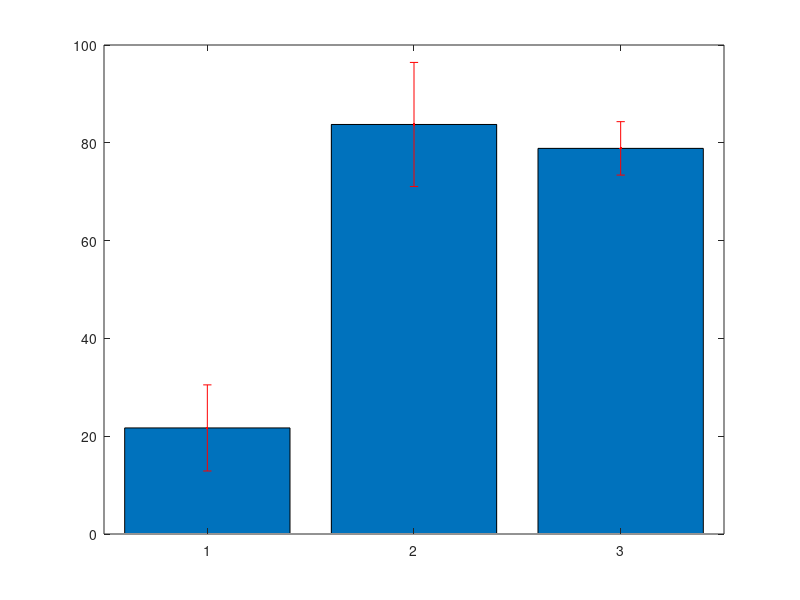

Recreate this plot in MATLAB. (Note: this script raises an error after producing the figure.)
clear;
close all;
clc;
%% Data
lp1 = [
    0 3890 1.0088206950958953 3.924312503923033
    1 1455 1.0610270532543933 1.543794362485142
    2 4230 0.9698472734566006 4.10245396672142
    3 4555 0.9593282311429704 4.36974009285623
    4 780 1.102880350420086 0.8602466733276669
    5 4980 0.9903874528578828 4.932129515232257
    6 2750 0.9253172565845867 2.5446224556076134
    7 3150 0.9052400569072491 2.8515061792578345
    ];
lp2=[
    0 1465 1.203853157400052 1.7636448755910763
    1 3280 0.9295719695243234 3.048996060039781
    2 775 1.192478732884209 0.924171017985262
    3 3515 0.934095729364672 3.283346488716822
    4 3335 0.9417114510780749 3.1406076893453796
    ];
lp3=[
    0 2970 0.9738629909578043 2.892373083144679
    1 1185 1.0474943673348402 1.2412808252917857
    2 3600 0.9462060334745899 3.4063417205085234
    3 525 1.0279028039005098 0.5396489720477676
    4 2025 1.0507712724861207 2.127811826784394
    5 2866 0.9504430584074427 2.723969805395731
    ];
lp4=[
    0 3335 0.9531715297444827 3.17882705169785
    1 630 1.0689522856595903 0.6734399399655419
    2 2740 0.9503707152952611 2.6040157599090152
    3 4650 0.9913469958218916 4.609763530571795
    4 6010 0.9634252795757868 5.7901859302504795
    5 780 1.0717231470559867 0.8359440547036696
    6 3875 0.9289526906656138 3.5996916763292535
    7 630 1.0882936796813782 0.6856250181992684
    8 895 1.1098948901584715 0.993355926691832
    9 3140 0.943312009616095 2.9619997101945383
    ];
lp5=[
    0 3125 0.9802001822888095 3.0631255696525295
    1 635 1.1134742235252513 0.7070561319385346
    2 6015 0.9487583236685666 5.706781316866428
    3 1595 1.2415171779153304 1.980219898774952
    4 1125 1.121762854335895 1.261983211127882
    5 3295 0.9727828011596518 3.2053193298210525
    6 4616 0.8623659710846663 3.9806813225268196
    7 640 1.0521150780712034 0.6733536499655702
    8 6110 0.7996139805304215 4.885641421040876
    9 1675 1.2402666204476973 2.077446589249893
    10 475 1.0164501728059547 0.4828138320828285
    11 4430 0.9667360286505032 4.2826406069217295
    ];
cp1 = [
    0 1905 1.2673512435403365 2.414304118944341
    1 4035 0.9880790501090011 3.9868989671898194
    2 3480 0.9875656676000227 3.436728523248079
    3 1815 1.0873924099959567 1.9736172241426613
    4 3986 1.0228100681858379 4.07692093178875
    5 3050 1.07761051319525 3.2867120652455126
    6 3255 1.0627029216787174 3.459098010064225
    7 2025 1.1264750689870635 2.2811120146988038
    8 1235 1.2022951711521523 1.484834536372908
    9 4346 0.9507467395497888 4.131945330083382
    10 3445 1.0394579657635208 3.580932692055329
    11 1470 1.0874018748519434 1.5984807560323568
    12 4095 0.9729929758033348 3.984406235914656
    13 1635 1.0978039111162938 1.7949093946751404
    14 4449 0.9307395688552779 4.140860341837131
    15 1765 1.1209520810416174 1.9784804230384545
    16 3406 0.942624424209981 3.2105787888591952
    17 1390 1.0485240359441248 1.4574484099623335
    18 1545 1.0329791827525618 1.595952837352708
    19 4530 0.927696119580408 4.202463421699248
    20 2855 0.9734124653331148 2.7790925885260425
    21 1390 1.1330011588097206 1.5748716107455116
    22 4275 1.0448006424224106 4.466522746355805
    23 2348 1.0440452951908636 2.451418353108148
    24 4415 0.9942151084579501 4.389459703841849
    25 1420 1.0768854289748218 1.5291773091442469
    26 4205 0.9510983689829403 3.999368641573264
    27 1420 1.0755344380376564 1.527258902013472
    28 2295 1.0471802799051941 2.4032787423824207
    29 3356 0.9443071649523301 3.16909484558002
    30 2340 1.1286354748964091 2.641007011257597
    ];
cp2 = [
    0 3450 1.0273196635484572 3.5442528392421773
    1 1870 1.096015320007397 2.049548648413832
    2 3620 0.989648080346611 3.5825260508547316
    3 1690 1.1530109862925768 1.948588566834455
    4 6440 0.9266282728660121 5.967486077257118
    5 1385 1.1688335949384756 1.6188345289897887
    6 2395 1.094879024169292 2.6222352628854546
    7 3070 0.9807579698646902 3.010926967484599
    8 1855 1.0960888903563784 2.0332448916110817
    9 1320 1.1443031555809065 1.5104801653667967
    10 1290 1.109549385216667 1.4313187069295004
    11 415 1.1146495005951829 0.4625795427470009
    12 4174 0.9883513203553793 4.125378411163353
    13 1615 1.0381343167115356 1.67658692148913
    14 2897 1.0013821870612232 2.9010041959163635
    15 1795 1.0417499489987467 1.86994115845275
    16 3043 0.9698131937291891 2.9511415485179224
    17 1725 1.3245504940874173 2.2848496023007945
    18 3126 0.9390474895438737 2.935462452314149
    19 1540 1.1194429177891676 1.7239420933953182
    20 3755 0.9791807974125495 3.6768238942841234
    21 1765 1.0750861901005313 1.897527125527438
    22 1610 1.0251873554164759 1.650551642220526
    23 2062 1.0999500729928517 2.2680970505112605
    24 1490 1.009256061530364 1.5037915316802424
    25 1320 1.016886822056689 1.3422906051148293
    26 5070 0.6140766640310743 3.1133686866375463
    ];
cp3 = [
    0 3505 0.993073408825086 3.4807222979319263
    1 1885 1.1180702631557127 2.1075624460485183
    2 4299 1.001056412868601 4.303541518922116
    3 2285 1.0622960295525248 2.427346427527519
    4 4110 0.9685400497295059 3.980699604388269
    5 1341 1.148746765090313 1.5404694119861098
    6 5790 0.976689266412359 5.655030852527559
    7 3190 1.05268009188577 3.358049493115606
    8 3209 0.9887095597861242 3.1727689773536727
    9 1970 1.0184566774689547 2.0063596546138407
    10 2065 1.083788952011477 2.2380241859037002
    11 5965 0.9583153603019833 5.7163511242013305
    12 1410 1.1516225551860257 1.6237878028122963
    13 860 1.0810669859858308 0.9297176079478146
    14 2135 1.278874256131602 2.73039653684097
    15 2520 1.0664794422175565 2.6875281943882423
    16 3580 0.9663378585987054 3.459489533783365
    17 2895 1.0902349003755034 3.1562300365870826
    18 1580 1.012286823844384 1.5994131816741266
    19 1825 1.1547555389815312 2.1074288586412946
    20 4215 1.034624016967635 4.3609402315185815
    21 1200 1.1942802005170439 1.4331362406204526
    22 4730 1.0096521782936614 4.775654803329018
    23 1135 1.0990961239114507 1.2474741006394965
    24 2745 1.0953065254485579 3.0066164123562915
    25 1305 1.129850572235049 1.4744549967667389
    26 2158 1.0628141265271422 2.293552885045573
    27 2430 1.0733492391010866 2.60823865101564
    ];
cp4=[
    0 4515 1.023685212122565 4.621938732733382
    1 1850 1.100450454179167 2.0358333402314592
    2 2215 1.0039994168940105 2.223858708420233
    3 4425 1.0112488036838656 4.474775956301105
    4 2040 1.0895712275667706 2.2227253042362123
    5 1400 1.1236324333364984 1.5730854066710978
    6 3300 0.9719586399951917 3.2074635119841326
    7 2410 1.0802129362755917 2.6033131764241757
    8 1750 1.1616488071821571 2.032885412568775
    9 5670 0.9258287205499578 5.249448845518261
    10 2420 1.0286835545949533 2.489414202119787
    11 6400 0.8892785814429751 5.691382921235041
    12 1484 1.0688821683343899 1.5862211378082345
    13 4795 0.9603264029794246 4.604765102286341
    14 1800 1.063412203540891 1.914141966373604
    15 4315 0.9143513654790879 3.9454261420422645
    16 4140 0.9887198522190742 4.0933001881869675
    17 1365 1.0915155591537198 1.4899187382448276
    18 3910 0.9409281841390006 3.6790291999834923
    19 2260 1.1087124407496534 2.5056901160942164
    20 3114 0.9517750716717241 2.963827573185749
    21 1935 1.0578209073330713 2.046883455689493
    22 1420 1.1052165599254575 1.5694075150941496
    23 2685 1.0756010408184977 2.8879887945976668
    24 3800 1.0275297943146644 3.904613218395725
    25 1515 1.1703255035441475 1.7730431378693836
    26 6835 0.8152818881959859 5.572451705819564
    27 880 1.1332174595615867 0.9972313644141964
    28 3830 1.000689804778273 3.832641952300786
    29 1240 1.1156801148072095 1.3834433423609398
    30 2480 1.0192490305510928 2.52773759576671
    31 8845 0.9664332922742322 8.548102470165585
    ];
cp5 = [
    0 1175 1.1585207146052454 1.3612618396611633
    1 6190 0.9337012239692091 5.779610576369404
    2 3160 0.9943291856048125 3.1420802265112076
    3 1581 1.1526020119800757 1.8222637809404996
    4 3720 1.0255785512677111 3.815152210715886
    5 2541 1.181159673717811 3.001326730916958
    6 3973 1.0694940164542956 4.249099727372916
    7 1965 1.1601334284096092 2.2796621868248823
    8 3205 0.9910432646631028 3.1762936632452443
    9 2555 1.116231510660614 2.851971509737869
    10 4645 1.0149305166127123 4.714352249666048
    11 3420 0.9879040526309498 3.3786318599978484
    12 1565 1.1349492760402131 1.7761956170029334
    13 4120 0.9338881037187583 3.8476189873212845
    14 1660 1.0833587958077147 1.7983756010408065
    15 1635 1.071019279606814 1.7511165221571412
    16 4525 1.0708639654876912 4.845659443831803
    17 1655 1.1433451231886498 1.8922361788772153
    18 1855 1.0809015461924498 2.0050723681869944
    19 1025 1.0945546917051387 1.1219185589977672
    20 1820 1.1225181791206842 2.042983085999645
    21 3415 1.059875343476308 3.6194742979715917
    22 1130 1.3068010299939283 1.4766851638931389
    23 3575 1.0035937295759905 3.587847583234166
    24 1135 1.0865904029864948 1.2332801073896718
    25 3605 1.0437389526390224 3.7626789242636756
    26 1160 1.082813740501496 1.2560639389817352
    27 3590 0.9500396251150242 3.4106422541629366
    28 3010 0.974735962492816 2.933955247103376
    29 2165 1.093614767294411 2.3676759711923996
    ];

sp1 = [
    0 775 1.8018436631651316 1.396428838952977
    1 1850 1.224445430729376 2.2652240468493456
    2 1025 1.2278294224960689 1.2585251580584706
    3 5771 1.3695883027226847 7.903894095012613
    4 2055 1.2147614138311862 2.4963347054230876
    5 1600 1.2701030289919455 2.0321648463871127
    6 1125 1.0282580802493366 1.1567903402805035
    7 1135 1.062417365506856 1.2058437098502817
    8 3055 1.1592409373742558 3.5414810636783516
    9 1125 1.2294871549484505 1.383173049317007
    10 3135 1.206448176997359 3.7822150348867205
    11 1200 1.1975328178207374 1.4370393813848847
    12 2750 1.203477185737135 3.309562260777121
    13 1300 1.1833354577113098 1.5383360950247027
    14 1230 1.1773170612920978 1.4480999853892802
    15 3108 1.1631227830552546 3.6149856097357316
    16 1220 1.1954002013330225 1.4583882456262875
    17 3073 1.1273116292418885 3.4642286366603234
    18 1495 1.1085560012185396 1.6572912218217166
    19 3855 1.3203728473871 5.090037326677271
    20 1295 1.1450351761808375 1.4828205531541847
    21 910 1.2952921184466093 1.1787158277864143
    22 6290 0.968560660000316 6.0922465514019875
    23 1255 1.3000078275287523 1.631509823548584
    24 3750 1.1744346189906254 4.404129821214845
    25 930 1.2366702410908599 1.1501033242144998
    26 1150 1.2400769869297403 1.4260885349692014
    27 3525 1.1887156519694702 4.190222673192382
    28 995 1.190613676353487 1.1846606079717195
    29 1040 1.1520868276543605 1.1981703007605349
    ];

sp2=[
    30 6440 0.9692541892280839 6.24199697862886
    31 1385 1.1988340081091844 1.6603851012312203
    32 1520 1.1403480623972873 1.7333290548438767
    33 1004 1.1550857124206513 1.159706055270334
    34 2945 1.3390719466642855 3.943566882926321
    35 1170 1.1604078106656066 1.3576771384787596
    36 5715 1.0136825593989311 5.793195826964891
    37 1085 1.1396275812909515 1.2364959257006825
    38 1655 1.2455176300634763 2.061331677755053
    39 4185 1.1276741236241137 4.719316207366916
    40 995 1.1199401432678728 1.1143404425515335
    41 2740 1.1190948710467983 3.0663199466682274
    42 1040 1.1167477375367918 1.1614176470382636
    43 3580 1.1286569627650163 4.040591926698758
    44 1010 1.2018695674119222 1.2138882630860415
    45 6060 1.0403060518157403 6.304254674003386
    46 1360 1.2142301966092452 1.6513530673885737
    47 5645 0.9273269057853939 5.234760383158548
    48 1060 1.1381043551823868 1.20639061649333
    49 2885 1.2032566588330418 3.471395460733326
    50 1010 1.104547401760669 1.1155928757782756
    51 3650 1.1260298883637274 4.110009092527606
    52 1445 1.1380672076055498 1.6445071149900194
    53 1400 1.181416685199475 1.653983359279265
    54 3385 1.219546152091698 4.128163724830398
    55 1020 1.1808773141168298 1.2044948603991663
    56 3042 1.2077614936171077 3.6740104635832416
    57 1225 1.1528975320049002 1.4122994767060026
    58 2925 1.1923835359574892 3.4877218426756564
    59 1650 1.148222247248501 1.8945667079600266
    ];

sp3=[
    60 1040 1.2142024791616688 1.2627705783281356
    61 3935 1.1866039389499194 4.669286499767932
    62 1620 1.2181414500669328 1.973389149108431
    63 1780 1.171203909202375 2.084742958380227
    64 1070 1.155741325769953 1.2366432185738496
    65 1028 1.158221770552227 1.1906519801276896
    66 3300 1.1875747572691557 3.918996698988214
    67 1715 1.1729398175118082 2.011591787032751
    68 1020 1.15742413020385 1.180572612807927
    69 1060 1.1357021585002198 1.203844288010233
    70 3948 1.152848216341467 4.551444758116112
    71 1085 1.1294960304319244 1.2255031930186377
    72 2965 1.4142649247116899 4.1932955017701605
    73 1095 1.1330796511307932 1.2407222179882185
    74 5220 1.2099545911013692 6.315962965549147
    75 1028 1.1762200999747807 1.2091542627740746
    76 3170 1.2862175885992337 4.077309755859571
    77 1120 1.1495386328159714 1.2874832687538877
    78 1025 1.187945640279086 1.2176442812860633
    79 950 1.159371963241877 1.1014033650797832
    80 3585 1.209584543880874 4.336360589812934
    81 1036 1.2891946429550507 1.3356056501014324
    82 2915 1.308788310168134 3.8151179241401105
    83 1040 1.1963511273292742 1.2442051724224452
    84 2970 1.2568633719959768 3.7328842148280508
    85 1095 1.161822629789899 1.2721957796199395
    86 3085 1.2958078505226087 3.997567218862248
    87 1070 1.1407843828488107 1.2206392896482272
    88 3130 1.2131239088425652 3.797077834677229
    89 1030 1.150618289417443 1.1851368380999663
    ];

sp4=[
    90 2940 1.3592488548329769 3.996191633208952
    90 2940 1.3592488548329769 3.996191633208952
    91 1040 1.1809912956002766 1.2282309474242876
    92 3071 1.24404700283771 3.8204683457146076
    93 1010 1.1266286074929595 1.137894893567889
    94 1775 1.1619721439693758 2.062500555545642
    95 3699 1.207553697714971 4.466741127847677
    96 1710 1.131270942324706 1.9344733113752475
    97 4625 1.1027443971645041 5.100192836885832
    98 1010 1.2140124201694482 1.2261525443711427
    99 3425 1.2090101900736916 4.140859901002393
    100 2095 1.1457784410882015 2.400405834079782
    101 1055 1.210227275002073 1.276789775127187
    102 3447 1.2800934678549216 4.412482183695914
    103 1060 1.148974333512523 1.2179127935232745
    104 2910 1.2936776894773858 3.7646020763791928
    105 1030 1.1955104048410083 1.2313757169862385
    106 1155 1.1290392890905518 1.3040403788995876
    107 3540 1.1746587271430438 4.158291894086375
    108 985 1.1401443649947605 1.123042199519839
    109 3270 1.2024502746473158 3.932012398096723
    110 1075 1.086619669015019 1.1681161441911454
    111 3455 1.16026134985689 4.008702963755555
    112 1035 1.1303783336370978 1.1699415753143962
    113 3410 1.2161921125359922 4.147215103747733
    114 1013 1.1709858042584214 1.1862086197137807
    115 3666 1.1958253566079333 4.383895757324684
    116 1125 1.1378546813295893 1.280086516495788
    117 3050 1.2063881702590329 3.6794839192900506
    118 930 1.2388824682310395 1.1521606954548667
    119 3490 1.1952038097650493 4.171261296080021
    ];
%%
%energy calculation
ml1 = sum(lp1(:,4));
ml2 = sum(lp2(:,4));
ml3 = sum(lp3(:,4));
ml4 = sum(lp4(:,4));
ml5 = sum(lp5(:,4));

mc1 = sum(cp1(:,4));
mc2 = sum(cp2(:,4));
mc3 = sum(cp3(:,4));
mc4 = sum(cp4(:,4));
mc5 = sum(cp5(:,4));

ms1 = sum(sp1(:,4));
ms2 = sum(sp2(:,4));
ms3 = sum(sp3(:,4));
ms4 = sum(sp4(:,4));
%ms5 = sum(sp5(:,4));

mean_ll = mean([ml1 ml2 ml3 ml4 ml5]);
std_ll = std([ml1 ml2 ml3 ml4 ml5]);

mean_c = mean([mc1 mc2 mc3 mc4 mc5]);
std_c = std([mc1 mc2 mc3 mc4 mc5]);

mean_s = mean([ms1 ms2 ms3 ms4 ]);
std_s = std([ms1 ms2 ms3 ms4]);

% Number of generated queries 
nl1 = length(lp1);
nl2 = length(lp2);
nl3 = length(lp3);
nl4 = length(lp4);
nl5 = length(lp5);

nc1 = length(cp1);
nc2 = length(cp2);
nc3 = length(cp3);
nc4 = length(cp4);
nc5 = length(cp5);

ns1 = length(sp1);
ns2 = length(sp2);
ns3 = length(sp3);
ns4 = length(sp4);
%ns5 = length(sp5);

mean_ll_n = mean([nl1 nl2 nl3 nl4 nl5]);
std_ll_n = std([nl1 nl2 nl3 nl4 nl5]);

mean_c_n = mean([nc1 nc2 nc3 nc4 nc5]);
std_c_n = std([nc1 nc2 nc3 nc4 nc5]);

mean_s_n = mean([ns1 ns2 ns3 ns4 ]);
std_s_n = std([ns1 ns2 ns3 ns4 ]);

%% plot
figure('Position',[440 378 560 620/3]);
bar([mean_ll mean_c mean_s]);
hold on
errorbar([mean_ll mean_c mean_s],[std_ll std_c std_s],'r.' , 'LineWidth' , 2);
ylabel('Joule');
hold off
labels = {'LP','CP' , 'SL'};
set(gca , 'xticklabel' , labels);
set(gca , 'fontsize' , 20);

figure('Position',[440 378 560 620/3]);
bar([mean_ll_n mean_c_n mean_s_n]);
hold on
errorbar([mean_ll_n mean_c_n mean_s_n],[std_ll_n std_c_n std_s_n],'r.' , 'LineWidth' , 2);
ylabel('Number of queries');
hold off

labels = {'LP','CP' , 'SL'};
set(gca , 'xticklabel' , labels);
set(gca , 'fontsize' , 20);